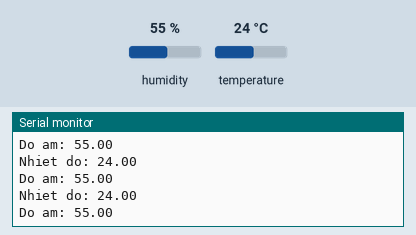
Simulated run of this sketch. Board: Arduino Uno, built with avr-gcc and run on an emulated ATmega328P. Shown: the last lines printed to the serial monitor. The inputs (shaded band) are chosen by the test bench; at power-on: humidity 55 %, temperature 24 °C.

Above: at 2.8 s.
2.9 s: humidity set to 22 %
At 5.5 s:
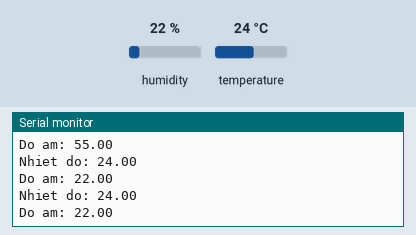
5.6 s: temperature set to 12 °C
At 7.4 s:
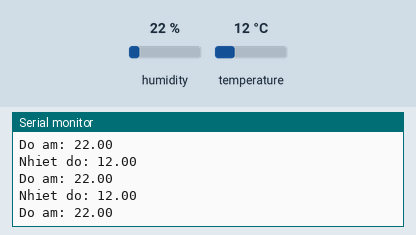
8.3 s: humidity set to 40 %
At 11.0 s:
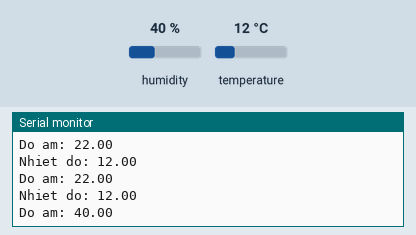
Timing chart, 0 to 12.5 s (numbered marks = the images above; inputs shaded):
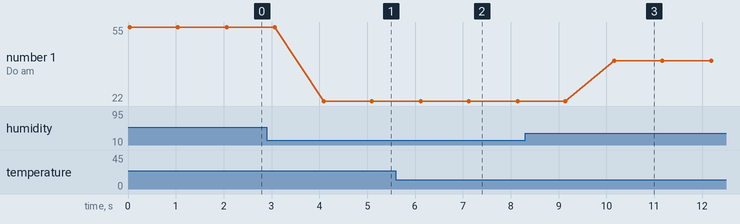

Measured:
- after the input at 2.9 s, the serial monitor: prints a new line after 1.2 s (image 1)
- after the input at 5.6 s, the serial monitor: prints a new line after 0.50 s (image 2)
- after the input at 8.3 s, the serial monitor: prints a new line after 1.9 s (image 3)
- plotted number 1: 55 → 22 after the input at 2.9 s, 22 → 40 after the input at 8.3 s

The sketch:

DHT11.ino
```cpp
#include <DHT.h>

const int DHTPIN = A5;
const int DHTTYPE = DHT11; //Type of sensor

DHT SmartRoomDHT(DHTPIN, DHTTYPE);

void setup() {
  Serial.begin(9600);
  pinMode(DHTPIN, INPUT);
  SmartRoomDHT.begin();
}

void loop() {
  float Humidity = SmartRoomDHT.readHumidity();
  float Temperature = SmartRoomDHT.readTemperature();

  Serial.print("Nhiet do: ");
  Serial.println(Temperature);
  Serial.print("Do am: ");
  Serial.println(Humidity);

  Serial.println();
  delay(1000);
}
```
